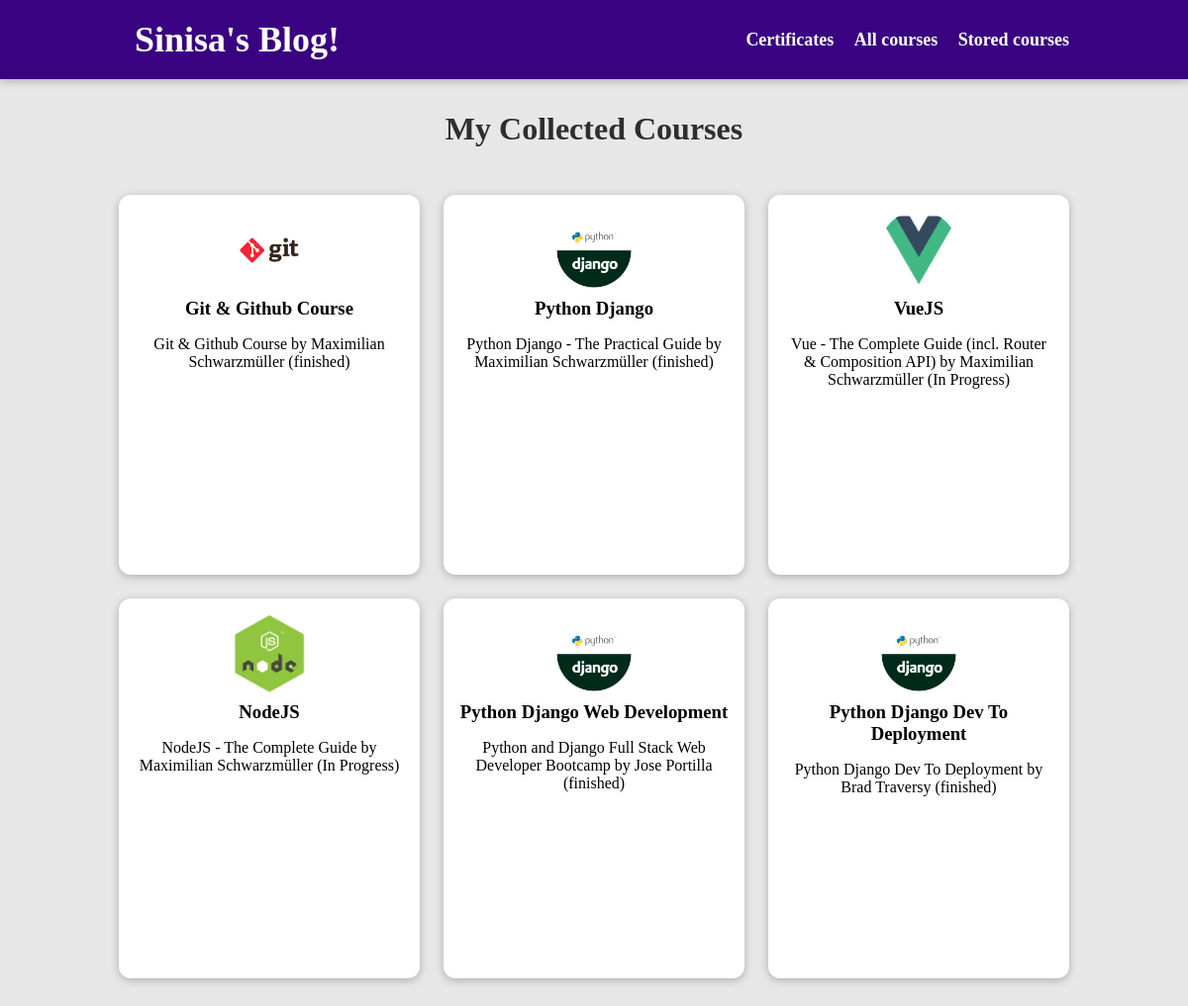
/posts/, run on the app's committed database.
### website/models.py (models this page shows, shortened)
class Post(models.Model):
    title = models.CharField(max_length=100)
    excerpt = models.CharField(max_length=200)
    image = models.ImageField(upload_to="posts", null=True)
    date = models.DateField(auto_now=True)
    slug = models.SlugField(unique=True, db_index=True)
    content = models.TextField(validators=[MinLengthValidator(10)])
    author = models.ForeignKey(Author, on_delete=models.SET_NULL, null=True, related_name="posts")
    tags = models.ManyToManyField(Tag)

### website/views.py (the view)
# urls.py: path("posts/", views.AllPostsView.as_view(), name="all-posts"),
class AllPostsView(ListView):
    template_name = "blog/all-posts.html"
    model = Post
    ordering = ["-date"]
    context_object_name = "all_posts"

### website/templates/blog/all-posts.html (shortened to what this page needs)
{% extends 'base.html' %}
{% load static %}
{% block css_files %}
    <link rel="stylesheet" href="{% static "blog/all-posts.css" %}">
    <link rel="stylesheet" href="{% static "blog/post.css" %}">
{% endblock css_files %}
{% block content %}
    <section id="all-posts">
        <h2>My Collected Courses</h2>
            <ul>
            {% for post in all_posts %}
                {% include "blog/includes/post.html" %}
            {% endfor %}
            </ul>
    </section>
{% endblock content %}

### website/templates/blog/includes/post.html
<li>
    <article class="post">
        <a href="{% url "post-detail-page" post.slug %}">
            <img src="{{ post.image.url }}" alt="nesto">
                <div class="post__content">
                    <h3>{{ post.title }}</h3>
                        <p>
                            {{ post.excerpt }}
                        </p>
                </div>
        </a>
    </article>
</li>

### website/static/blog/all-posts.css (style rules this page uses)
body { background-color: #e7e7e7; }
#all-posts { margin: 7rem auto; width: 90%; max-width: 60rem; }
#all-posts h2 { text-align: center; font-size: 2rem; color: #2e2e2e; margin: 3rem 0; }
ul { list-style: none; margin: 0; padding: 0; display: grid; grid-template-columns: repeat(auto-fill, minmax(17rem, 1fr)); gap: 1.5rem; }
.post img { width: 7rem; height: 7rem; }
.post a { height: 22rem; transform-origin: center; box-shadow: 0 2px 8px rgba(0, 0, 0, 0.25); border-radius: 12px; background-color: white; }

### website/static/blog/post.css (style rules this page uses)
.post { display: flex; flex-direction: column; align-items: center; text-align: center; }
.post a { text-decoration: none; color: black; transition: all 0.2s ease; padding: 1rem; }
.post img { width: 5rem; height: 5rem; object-fit: cover; border-radius: 50%; }
.post h3 { margin: 0.25rem 0; }

### data on the page
Post: image (picture), title "Git & Github Course", excerpt "Git & Github Course by Maximilian Schwarzmüller (finished)"
Post: image (picture), title "Python Django", excerpt "Python Django - The Practical Guide by Maximilian Schwarzmüller (finished)"
Post: image (picture), title "VueJS", excerpt "Vue - The Complete Guide (incl. Router & Composition API) by Maximilian Schwarzmüller (In Progress)"
Post: image (picture), title "NodeJS", excerpt "NodeJS - The Complete Guide by Maximilian Schwarzmüller (In Progress)"
Post: image (picture), title "Python Django Web Development", excerpt "Python and Django Full Stack Web Developer Bootcamp by Jose Portilla (finished)"
Post: image (picture), title "Python Django Dev To Deployment", excerpt "Python Django Dev To Deployment by Brad Traversy (finished)"
